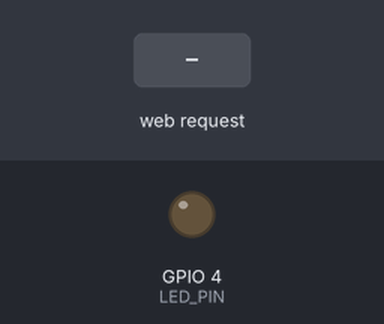
The sketch below on a simulated ESP32. Parts: output pins drawn as LEDs (lit = HIGH). The inputs (shaded band) are chosen by the test bench. WiFi joins after 1.5 s; servers stay silent unless stated; what the sketch prints to the serial monitor is not drawn.

Above: at 2.7 s.
2.8 s: HTTP request GET /ON received
At 4.0 s:
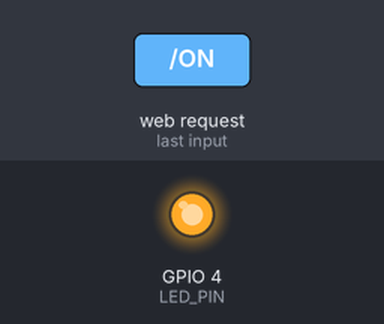
4.3 s: HTTP request GET /OFF received
At 5.1 s:
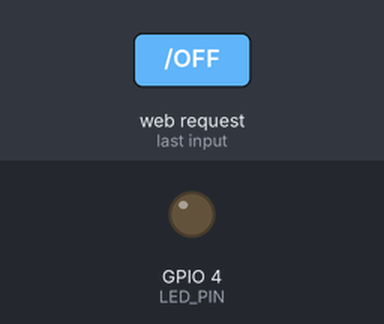
Timing chart, 0 to 7.3 s (numbered marks = the images above; inputs shaded):
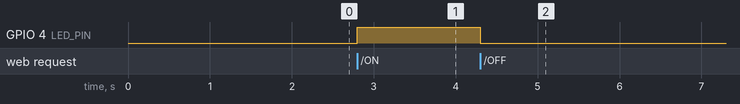

Measured:
- after the input at 2.8 s, GPIO 4 (LED_PIN): LOW → HIGH at once
- after the input at 4.3 s, GPIO 4 (LED_PIN): HIGH → LOW at once

The sketch:

WIFI__Ltika.ino
```cpp
//wifi接続してhtmlサーバーたてる+サーバー上からサーバー上からLチカ
//ESPでwebサーバ上からLチカ
#include <WiFi.h>
#include <WebServer.h>

// Wi-FiのSSIDとパスワードを設定
const char* ssid = "ASRcast-3870A4ED";
const char* password = "asciinew";

// Webサーバーのインスタンスを作成
WebServer server(80);

// HTMLコンテンツ
const char INDEX_HTML[] PROGMEM = R"rawliteral(
<!DOCTYPE HTML>
<html>
  <head>
    <meta charset="utf-8">
    <meta name="viewport" content="width=device-width, initial-scale=1">
    <style>
      html { font-family: Helvetica; display: inline-block; margin: 0px auto;text-align: center;}
      h1 {font-size:28px;}
      .btn_on { padding:12px 30px; text-decoration:none; font-size:24px; background-color:
        #668ad8; color: #FFF; border-bottom: solid 4px #627295; border-radius: 2px;}
      .btn_on:active { -webkit-transform: translateY(0px); transform: translateY(0px);
        border-bottom: none;}
      .btn_off { background-color: #555555; border-bottom: solid 4px #333333;}
    </style>
  </head>

  <body><h1>Webサーバー</h1>
    <p>LEDの状態 : %STATE%</p>
    <p>（ 00.0℃, 00.0% ）</p>
    <p><a href="/ON"><button class="btn_on"> ON </button></a></p>
    <p><a href="/OFF"><button class="btn_on btn_off">OFF</button></a></p>
  </body>
</html>
)rawliteral";

// LEDのピン設定
const int LED_PIN = 4;
String ledState = "OFF";

// HTMLページを提供する関数
void handleRoot() {
  String html = INDEX_HTML;
  html.replace("%STATE%", ledState);
  server.send(200, "text/html", html);
}

// LEDをONにする関数
void handleLEDOn() {
  digitalWrite(LED_PIN, HIGH);
  ledState = "ON";
  handleRoot();
}

// LEDをOFFにする関数
void handleLEDOff() {
  digitalWrite(LED_PIN, LOW);
  ledState = "OFF";
  handleRoot();
}

void setup() {
  // シリアル通信を開始
  Serial.begin(115200);

  // LEDピンを出力に設定
  pinMode(LED_PIN, OUTPUT);
  digitalWrite(LED_PIN, LOW);

  // Wi-Fiに接続
  WiFi.begin(ssid, password);
  Serial.print("Connecting to WiFi");
  while (WiFi.status() != WL_CONNECTED) {
    delay(500);
    Serial.print(".");
  }
  Serial.println("\nConnected to WiFi");
  Serial.print("IP address: ");
  Serial.println(WiFi.localIP());

  // ルートURLにアクセスがあったときのハンドラーを設定
  server.on("/", handleRoot);
  server.on("/ON", handleLEDOn);
  server.on("/OFF", handleLEDOff);

  // Webサーバーを開始
  server.begin();
  Serial.println("HTTP server started");
}

void loop() {
  // クライアントからのリクエストを処理
  server.handleClient();
}
```
